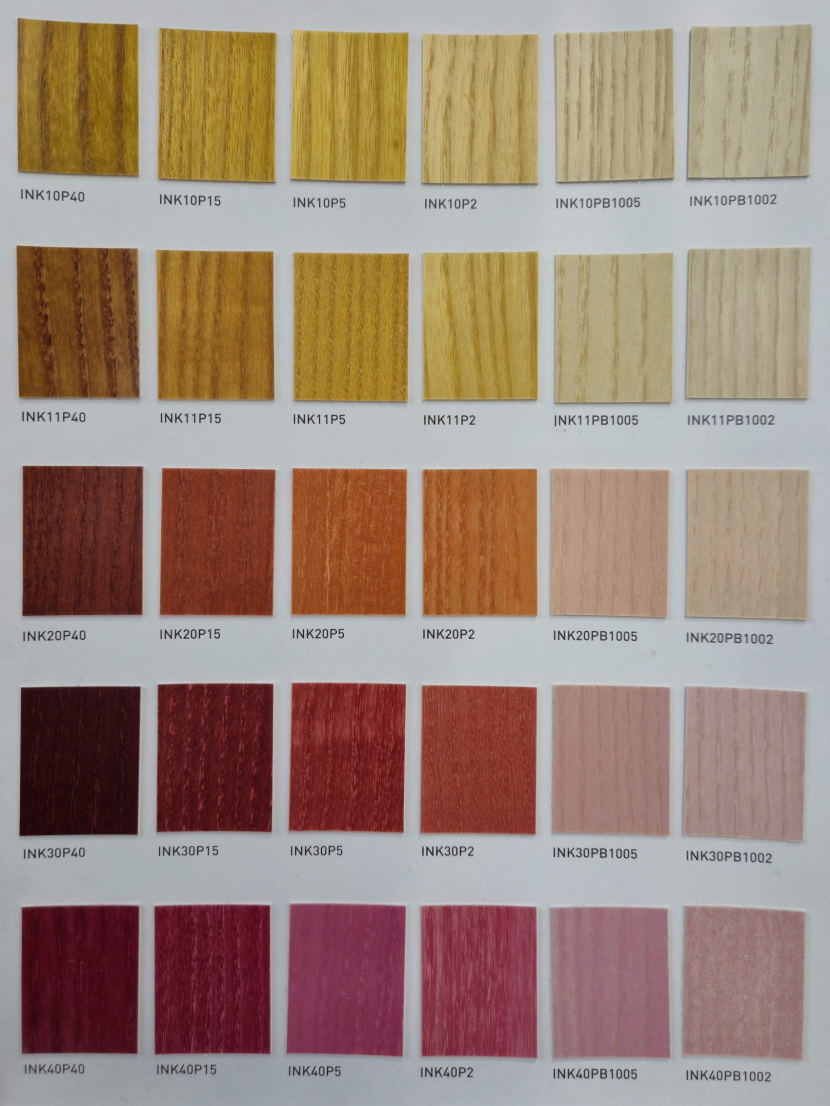
#> input picture photos/palette-1.jpg, 1659 x 2212 px, found by its file name (shown at 1/2 size)
$ python detect.py ../photos/palette-1.jpg ../photos/palette-2.jpg
#> lines starting #> are read from the running program, lines starting #| are printed output that depends on the picture; after the words box and inside, x2 and y2 are one past the last pixel; in counts of white or black regions, pixels touching at a corner belong together
"""Find the 30 swatches on each palette photo. Usage: detect.py <uploads_dir> <out_dir>"""
import sys, json, os
import numpy as np, cv2

THR = 7
PHOTOS = [
    ('photos/palette-1.jpg', ['INK10P', 'INK11P', 'INK20P', 'INK30P', 'INK40P']),
    ('photos/palette-2.jpg', ['INK50P', 'INK60P', 'INK80P', 'INK90P', 'INKBP']),
    ('photos/palette-3.jpg', ['INK12S', 'INK23S', 'INK44S', 'INK47S', 'INK55S']),
    ('photos/palette-4.jpg', ['INK57S', 'INK61S', 'INK65S', 'INK66S', 'INK67S']),
    ('photos/palette-5.jpg', ['INK81S', 'INK82S', 'INK83S', 'INK86S', 'INK88S']),
]


def mask_for(img):
    lab = cv2.cvtColor(img, cv2.COLOR_BGR2LAB).astype(np.float32)
    L, A, B = lab[..., 0], lab[..., 1], lab[..., 2]
    # paper brightness field: brightest thing in a wide neighbourhood, smoothed
    Ls = cv2.GaussianBlur(L, (0, 0), 3)
    bg = cv2.dilate(Ls, cv2.getStructuringElement(cv2.MORPH_RECT, (181, 181)))
    bg = cv2.GaussianBlur(bg, (0, 0), 60)
    paper = (bg - Ls) < 5
    a0, b0 = np.median(A[paper]), np.median(B[paper])
    d = np.sqrt((bg - Ls) ** 2 + (cv2.GaussianBlur(A, (0, 0), 3) - a0) ** 2 + (cv2.GaussianBlur(B, (0, 0), 3) - b0) ** 2)
    return d


def detect(img, thr):
    d = mask_for(img)
    m = (d > thr).astype(np.uint8) * 255
    m = cv2.morphologyEx(m, cv2.MORPH_OPEN, np.ones((5, 5), np.uint8))
    cs0, _ = cv2.findContours(m, cv2.RETR_EXTERNAL, cv2.CHAIN_APPROX_SIMPLE)
    m = np.zeros_like(m)
    cv2.drawContours(m, cs0, -1, 255, -1)                                  # fill holes
    m = cv2.morphologyEx(m, cv2.MORPH_OPEN, np.ones((45, 45), np.uint8))   # kills label text
    cs, _ = cv2.findContours(m, cv2.RETR_EXTERNAL, cv2.CHAIN_APPROX_SIMPLE)
    boxes = []
    for c in cs:
        x, y, w, h = cv2.boundingRect(c)
        if 150 < w < 330 and 200 < h < 400 and cv2.contourArea(c) > 0.8 * w * h:
            boxes.append((x, y, w, h, c))
    return boxes, m


if __name__ == '__main__':
    SRC, OUT = sys.argv[1], sys.argv[2]
    os.makedirs(OUT, exist_ok=True)
    for pi, (fn, colors) in enumerate(PHOTOS):
        img = cv2.imread(os.path.join(SRC, fn))
#> img is the input picture: shape (2212, 1659, 3); mean B, G, R 121.1, 134.3, 156.9
        for thr in (THR,):
            boxes, m = detect(img, thr)
            vis = img.copy()
            for x, y, w, h, c in boxes:
                cv2.rectangle(vis, (x, y), (x + w, y + h), (0, 0, 255), 3)
            print(fn, 'thr', thr, 'found', len(boxes))
            cv2.imwrite(os.path.join(OUT, 'det%d.jpg' % pi), cv2.resize(vis, None, fx=0.5, fy=0.5))
            cv2.imwrite(os.path.join(OUT, 'mask%d.png' % pi), cv2.resize(m, None, fx=0.25, fy=0.25))
#> this loop made 1 pass
#> (printed output is left out)
#> pass 1, in mask_for, `L, A, B = lab[..., 0], lab[..., 1], lab[..., 2]`:
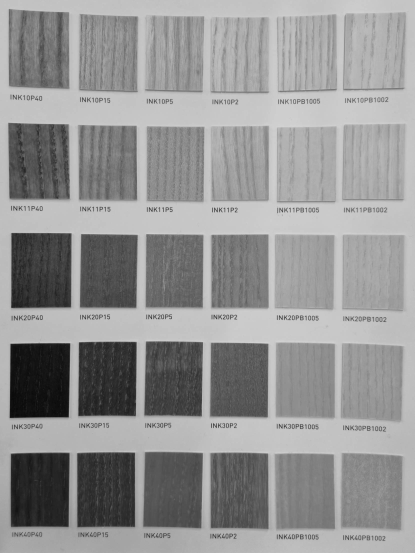
#> L: shape (2212, 1659) float32 (shown at 1/4 size); min 6, max 226, mean 147.3
#> pass 1, in mask_for, `L, A, B = lab[..., 0], lab[..., 1], lab[..., 2]`:
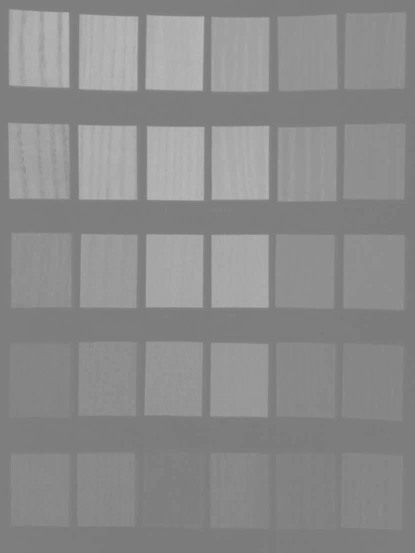
#> B: shape (2212, 1659) float32 (shown at 1/4 size); min 119, max 185, mean 139.4
#> after the loop:
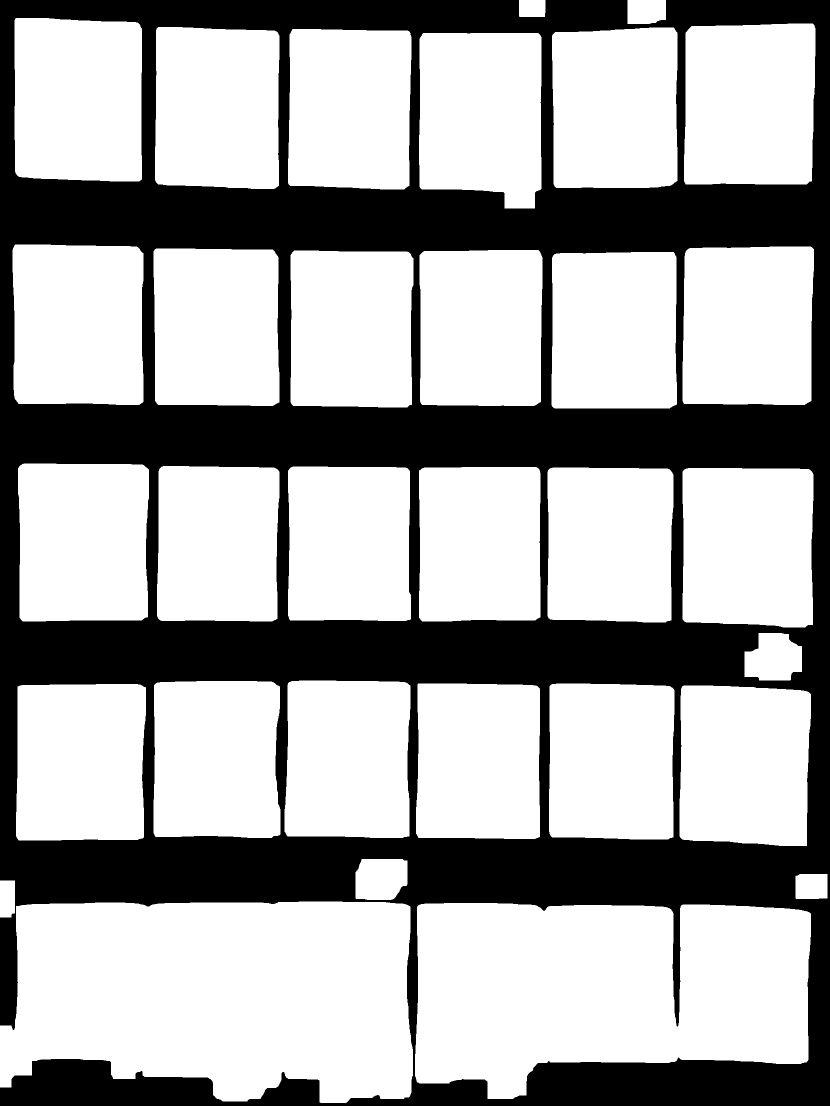
#> m: shape (2212, 1659) (shown at 1/2 size); 66.3% white; 1 black region, box (x1, y1, x2, y2) and area: (0, 0, 1659, 2212) 1237513
#> after the loop:
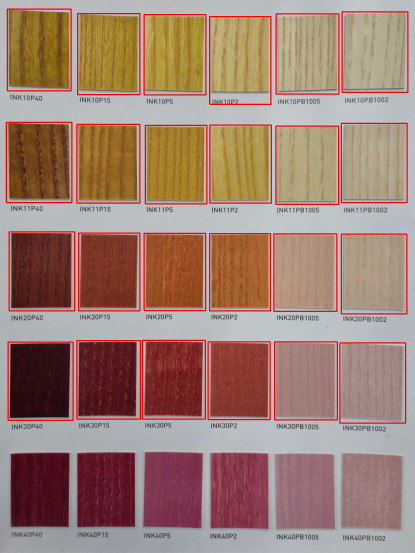
#> vis: shape (2212, 1659, 3) (shown at 1/4 size); mean B, G, R 114, 127.3, 159.5
#> pass 2 of the loop `for pi, (fn, colors) in enumerate(PHOTOS):`:
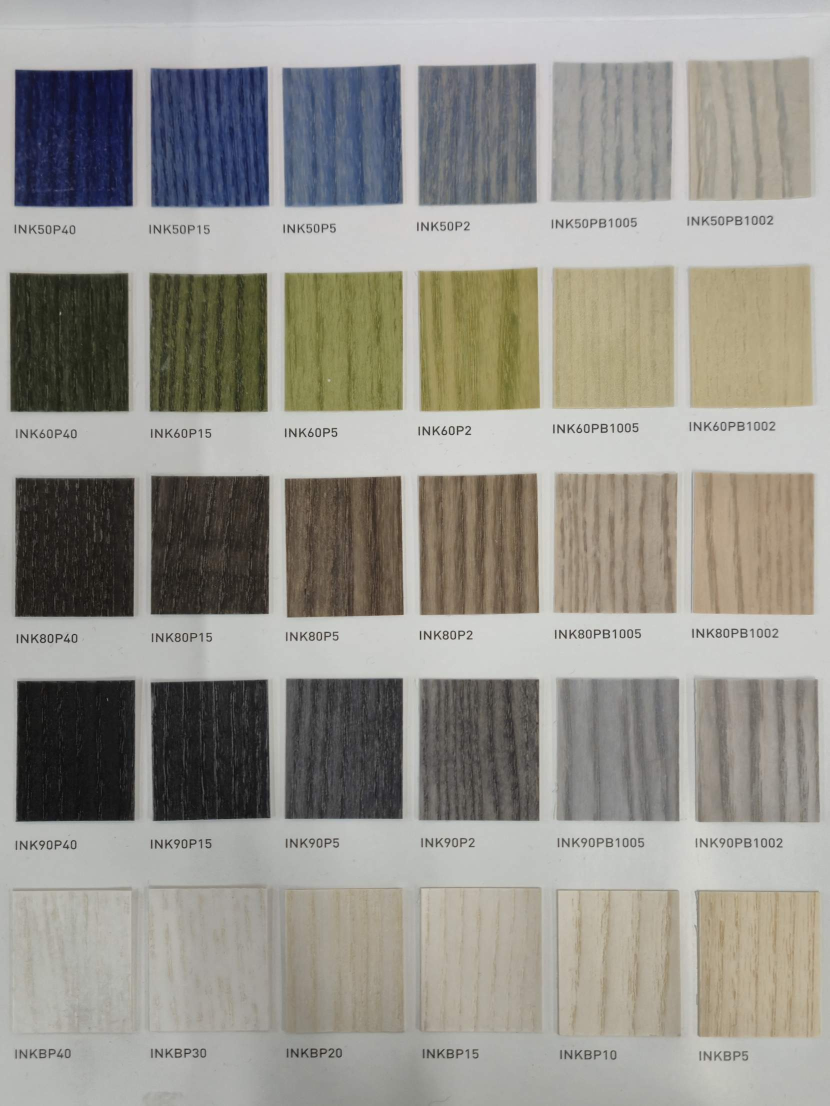
#> input picture photos/palette-2.jpg, 1659 x 2212 px, found by its file name (shown at 1/2 size)
#> img is the input picture: shape (2212, 1659, 3); mean B, G, R 141.5, 148.3, 150.6
#> the loop `for thr in (THR,):` made 1 pass
#> (printed output is left out)
#> after the loop `for thr in (THR,):`:
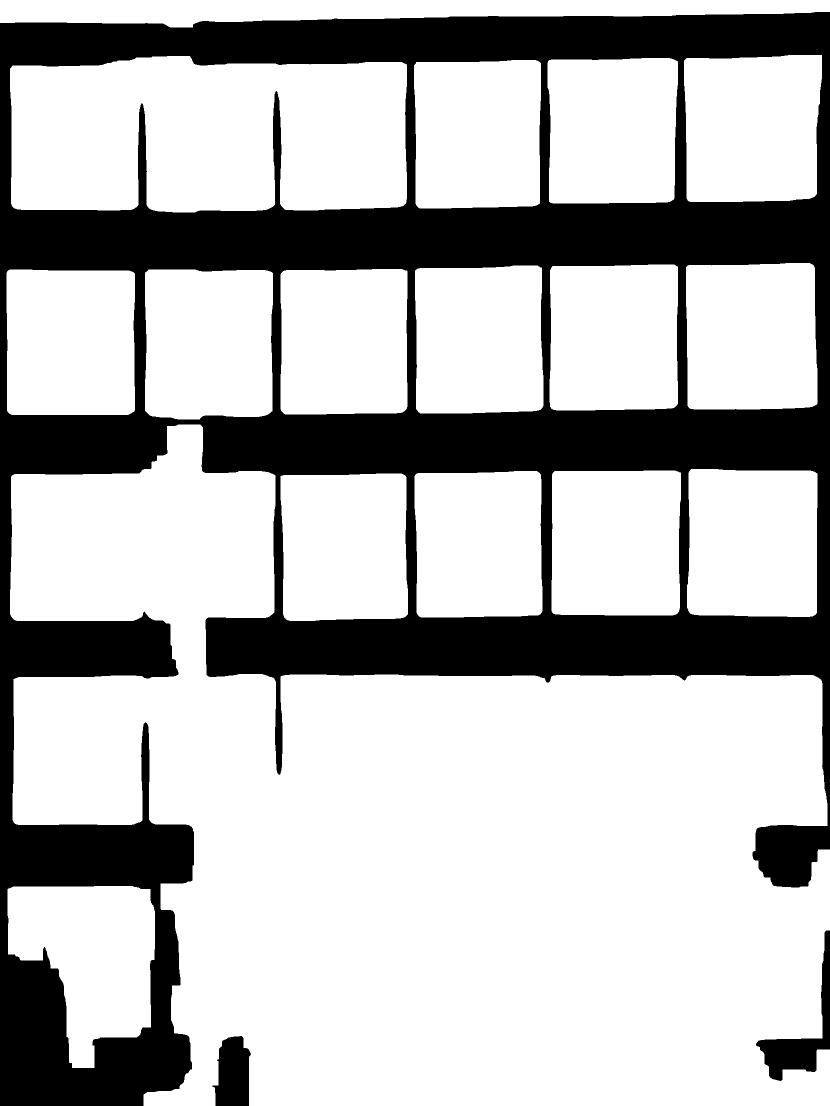
#> m: shape (2212, 1659) (shown at 1/2 size); 72.6% white; 3 black regions, box (x1, y1, x2, y2) and area: (0, 24, 1659, 2212) 986466, (1512, 1861, 1659, 2162) 10739, (425, 2072, 502, 2212) 8267
#> after the loop `for thr in (THR,):`:
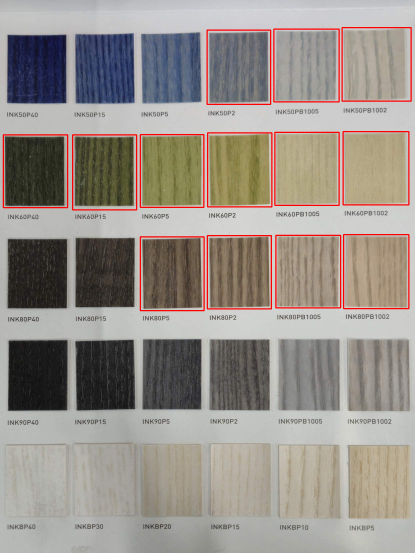
#> vis: shape (2212, 1659, 3) (shown at 1/4 size); mean B, G, R 137.7, 144.4, 151.6
#> pass 3 of the loop `for pi, (fn, colors) in enumerate(PHOTOS):`:
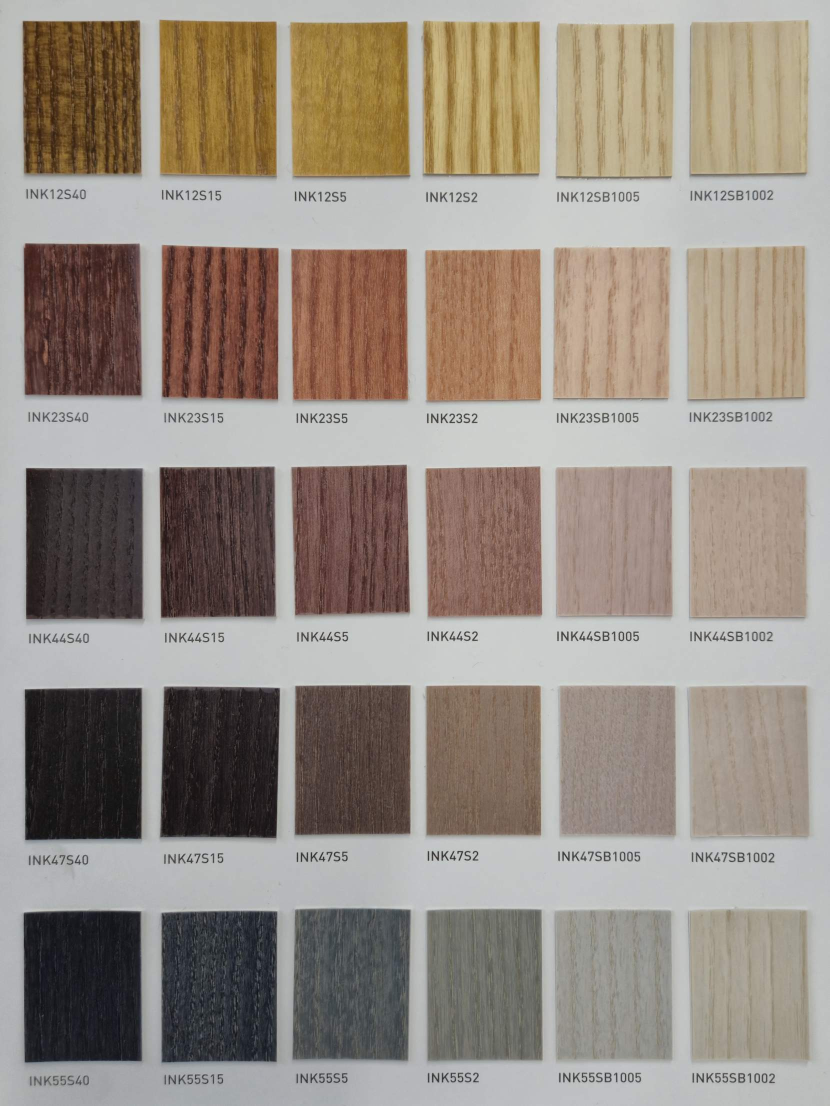
#> input picture photos/palette-3.jpg, 1659 x 2212 px, found by its file name (shown at 1/2 size)
#> img is the input picture: shape (2212, 1659, 3); mean B, G, R 131.8, 141.2, 151.2
#> the loop `for thr in (THR,):` made 1 pass
#> (printed output is left out)
#> after the loop `for thr in (THR,):`:
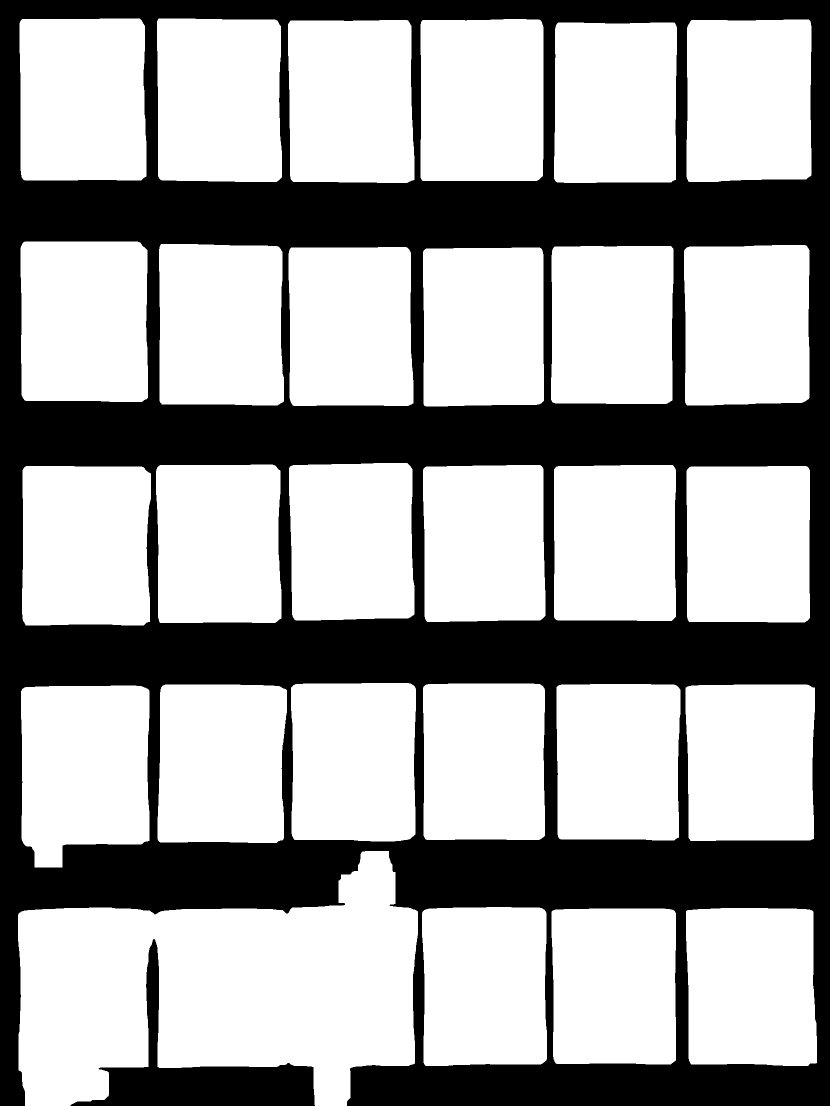
#> m: shape (2212, 1659) (shown at 1/2 size); 64.7% white; 2 black regions, box (x1, y1, x2, y2) and area: (0, 0, 1659, 2212) 1256107, (141, 1878, 630, 2212) 38242
#> after the loop `for thr in (THR,):`:
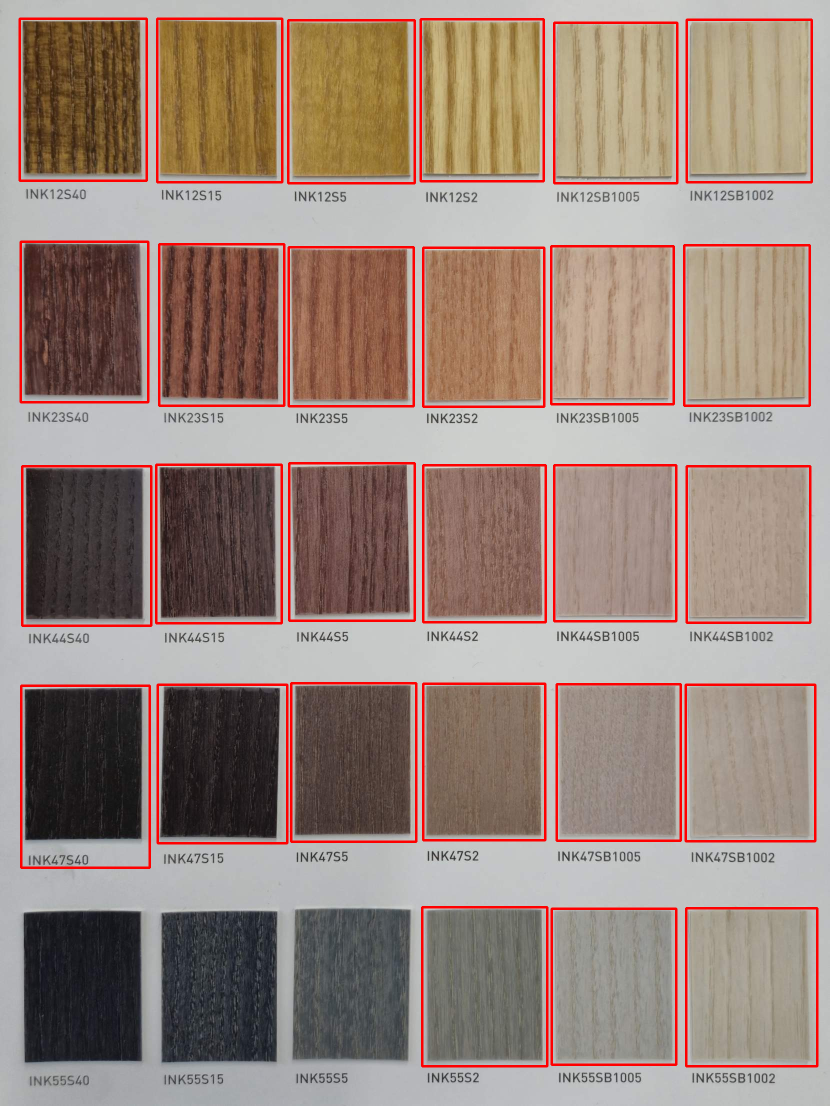
#> vis: shape (2212, 1659, 3) (shown at 1/2 size); mean B, G, R 123.7, 133, 153.8
#> the loop made 5 passes; the first 3 are shown
